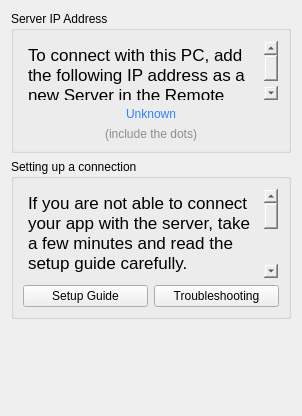
      <widget class="QWidget" name="connectTab">
       <attribute name="title">
        <string>Connect</string>
       </attribute>
       <layout class="QVBoxLayout" name="verticalLayout_3">
        <item>
         <widget class="QGroupBox" name="groupBox_11">
          <property name="title">
           <string>Server IP Address</string>
          </property>
          <layout class="QGridLayout" name="gridLayout_12">
           <item row="0" column="0">
            <widget class="QTextBrowser" name="textBrowser_2">
             <property name="maximumSize">
              <size>
               <width>16777215</width>
               <height>61</height>
              </size>
             </property>
             <property name="styleSheet">
              <string notr="true">background-color: rgba(255, 255, 255, 0);</string>
             </property>
             <property name="html">
              <string>&lt;!DOCTYPE HTML PUBLIC &quot;-//W3C//DTD HTML 4.0//EN&quot; &quot;http://www.w3.org/TR/REC-html40/strict.dtd&quot;&gt;
&lt;html&gt;&lt;head&gt;&lt;meta name=&quot;qrichtext&quot; content=&quot;1&quot; /&gt;&lt;style type=&quot;text/css&quot;&gt;
p, li { white-space: pre-wrap; }
&lt;/style&gt;&lt;/head&gt;&lt;body style=&quot; font-family:'.Helvetica Neue DeskInterface'; font-size:13pt; font-weight:400; font-style:normal;&quot;&gt;
&lt;p style=&quot; margin-top:0px; margin-bottom:0px; margin-left:0px; margin-right:0px; -qt-block-indent:0; text-indent:0px;&quot;&gt;To connect with this PC, add the following IP address as a new Server in the Remote Control app. Your devices need to be connected with the same network.&lt;/p&gt;&lt;/body&gt;&lt;/html&gt;</string>
             </property>
            </widget>
           </item>
           <item row="1" column="0">
            <widget class="QLabel" name="serverIpLabel">
             <property name="styleSheet">
              <string notr="true">font: 40pt &quot;.Helvetica Neue DeskInterface&quot;;
color: rgb(48, 131, 251);</string>
             </property>
             <property name="text">
              <string>Unknown</string>
             </property>
             <property name="alignment">
              <set>Qt::AlignCenter</set>
             </property>
            </widget>
           </item>
           <item row="2" column="0">
            <widget class="QLabel" name="label_17">
             <property name="styleSheet">
              <string notr="true">color: rgb(142, 142, 142);</string>
             </property>
             <property name="text">
              <string>(include the dots)</string>
             </property>
             <property name="alignment">
              <set>Qt::AlignCenter</set>
             </property>
            </widget>
           </item>
          </layout>
         </widget>
        </item>
        <item>
         <widget class="QGroupBox" name="groupBox_12">
          <property name="title">
           <string>Setting up a connection</string>
          </property>
          <layout class="QGridLayout" name="gridLayout_11">
           <item row="0" column="0" colspan="2">
            <widget class="QTextBrowser" name="textBrowser_3">
             <property name="maximumSize">
              <size>
               <width>16777215</width>
               <height>91</height>
              </size>
             </property>
             <property name="styleSheet">
              <string notr="true">background-color: rgba(255, 255, 255, 0);</string>
             </property>
             <property name="html">
              <string>&lt;!DOCTYPE HTML PUBLIC &quot;-//W3C//DTD HTML 4.0//EN&quot; &quot;http://www.w3.org/TR/REC-html40/strict.dtd&quot;&gt;
&lt;html&gt;&lt;head&gt;&lt;meta name=&quot;qrichtext&quot; content=&quot;1&quot; /&gt;&lt;style type=&quot;text/css&quot;&gt;
p, li { white-space: pre-wrap; }
&lt;/style&gt;&lt;/head&gt;&lt;body style=&quot; font-family:'.Helvetica Neue DeskInterface'; font-size:13pt; font-weight:400; font-style:normal;&quot;&gt;
&lt;p style=&quot; margin-top:0px; margin-bottom:0px; margin-left:0px; margin-right:0px; -qt-block-indent:0; text-indent:0px;&quot;&gt;If you are not able to connect your app with the server, take a few minutes and read the setup guide carefully.&lt;/p&gt;
&lt;p style=&quot;-qt-paragraph-type:empty; margin-top:0px; margin-bottom:0px; margin-left:0px; margin-right:0px; -qt-block-indent:0; text-indent:0px;&quot;&gt;&lt;br /&gt;&lt;/p&gt;
&lt;p style=&quot; margin-top:0px; margin-bottom:0px; margin-left:0px; margin-right:0px; -qt-block-indent:0; text-indent:0px;&quot;&gt;If following the setup guide does not work, have a look at the advances troubleshooting guide. The firewall is the most common issue.&lt;/p&gt;&lt;/body&gt;&lt;/html&gt;</string>
             </property>
            </widget>
           </item>
           <item row="1" column="0">
            <widget class="QPushButton" name="connectSetupGuide">
             <property name="text">
              <string>Setup Guide</string>
             </property>
            </widget>
           </item>
           <item row="1" column="1">
            <widget class="QPushButton" name="connectTroubleshooting">
             <property name="text">
              <string>Troubleshooting</string>
             </property>
            </widget>
           </item>
          </layout>
         </widget>
        </item>
        <item>
         <spacer name="verticalSpacer_8">
          <property name="orientation">
           <enum>Qt::Vertical</enum>
          </property>
          <property name="sizeHint" stdset="0">
           <size>
            <width>20</width>
            <height>86</height>
           </size>
          </property>
         </spacer>
        </item>
       </layout>
      </widget>
